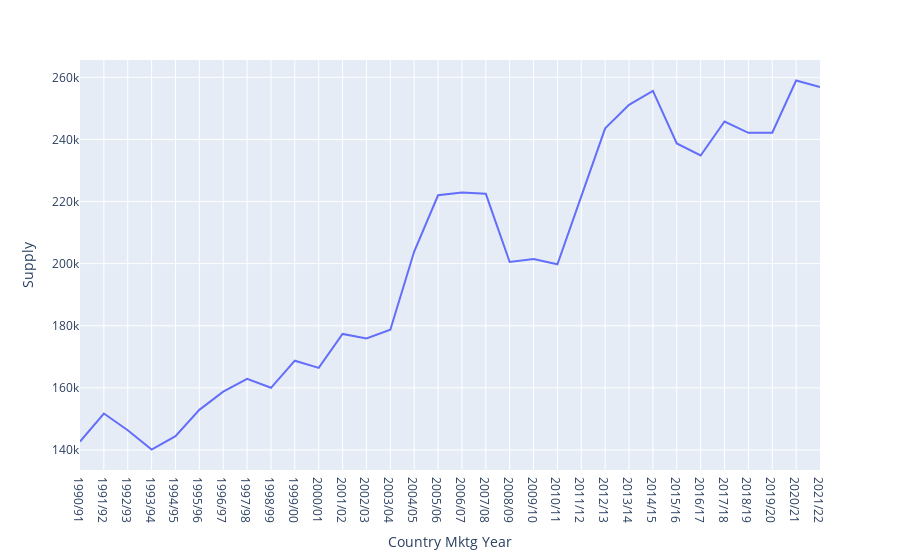

Write notebook code for a chart like this one.
### Markdown cell above
##### Supply Numbers

### Code cell
fig = px.line(df1, x="Country Mktg Year", y ="Supply") 
fig.show()

### Figure 1 — Plotly figure (JSON) as saved in the notebook; plotly's stock layout.template omitted (floating-point values rounded to 4 significant figures)
{"data": [{"hovertemplate": "Country Mktg Year=%{x}<br>Supply=%{y}<extra></extra>", "legendgroup": "", "line": {"color": "#636efa", "dash": "solid"}, "marker": {"symbol": "circle"}, "mode": "lines", "name": "", "orientation": "v", "showlegend": false, "type": "scatter", "x": ["1990/91", "1991/92", "1992/93", "1993/94", "1994/95", "1995/96", "1996/97", "1997/98", "1998/99", "1999/00", "2000/01", "2001/02", "2002/03", "2003/04", "2004/05", "2005/06", "2006/07", "2007/08", "2008/09", "2009/10", "2010/11", "2011/12", "2012/13", "2013/14", "2014/15", "2015/16", "2016/17", "2017/18", "2018/19", "2019/20", "2020/21", "2021/22"], "xaxis": "x", "y": [142727, 151731, 146345, 140156, 144430, 152927, 158767, 162936, 160026, 168760, 166442, 177362, 175890, 178707, 203886, 222006, 222896, 222489, 200520, 201465, 199774, 221940, 243566, 251121, 255643, 238713, 234829, 245775, 242113, 242184, 258972, 256873], "yaxis": "y"}], "layout": {"legend": {"tracegroupgap": 0}, "margin": {"t": 60}, "xaxis": {"anchor": "y", "domain": [0, 1], "title": {"text": "Country Mktg Year"}}, "yaxis": {"anchor": "x", "domain": [0, 1], "title": {"text": "Supply"}}}}
